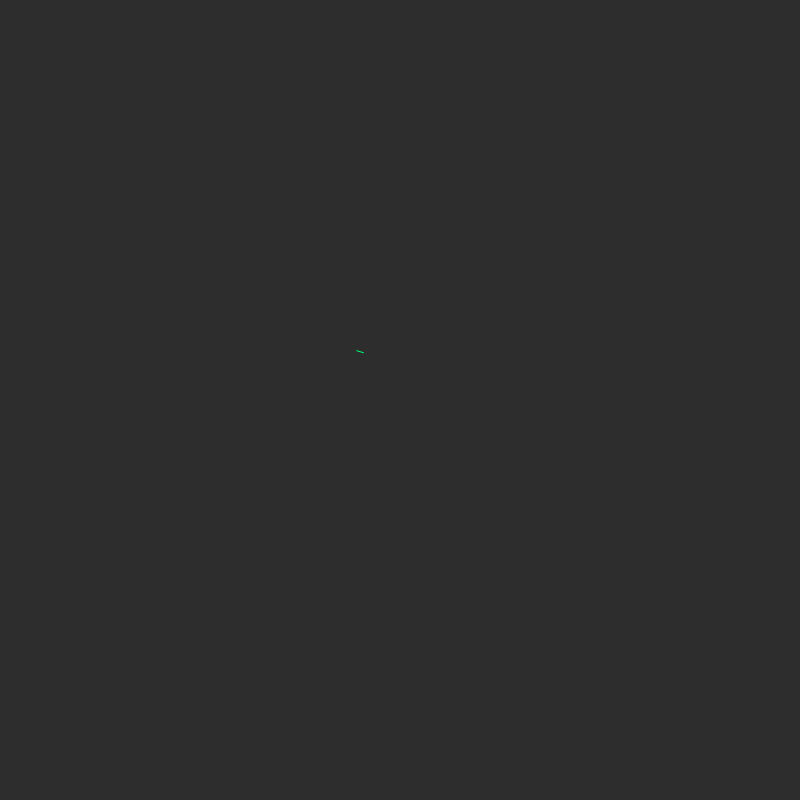
Frame 1 (no input)
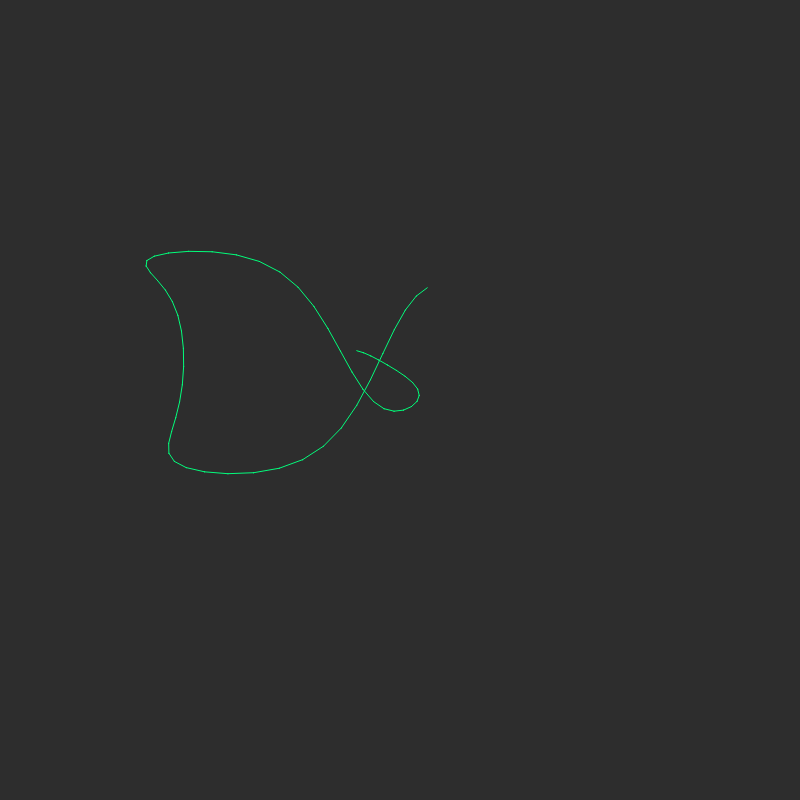
Frame 60 (no input)
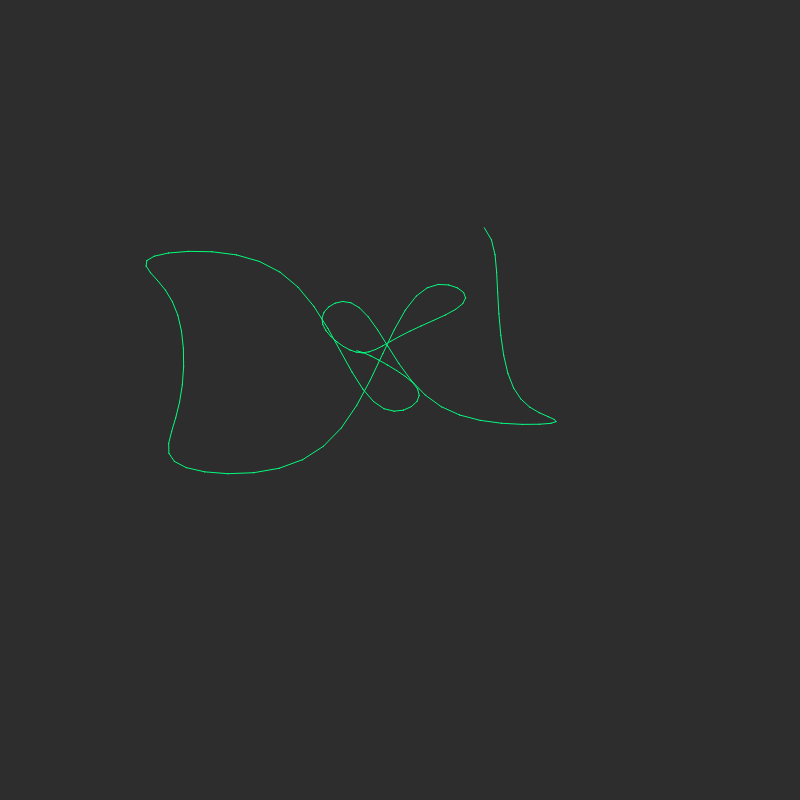
Frame 120 (the mouse pressed at the canvas centre since frame 60)

The p5.js sketch that drew these frames (run headless with seeded random() and noise() and a simulated clock; from frame 60 on, the mouse is pressed at the canvas centre):

// p5.js sketch
// ── sketch.js
var allWidth = 800;

var allHeight = 800;
var x, y;
var dt = 0.05;
var t = 0;
class ppint {
  constructor(x, y, r) {
    //坐标
    this.x = mouseX;
    this.y = mouseY;
    this.r = r;
  }

  show() {
    fill(167);
    noStroke();
    ellipse(this.x, this.y, this.r);
  }
}

function setup() {
  createCanvas(allWidth, allHeight);
  background(45);
  x = random(150, 350);
  y = random(150, 350);
}

function draw() {
  t += PI / 400;
  var l1 = getP2(t);
  var l2 = getP2(t + PI / 400);
  // t += 0.005;
  // l1 = getP2(t);
  // l2 = getP2(t + 0.005);
  // x += 1;
  // y = cos(x) + cos(PI * x) / (2 - PI);
  point(l1[0], l1[1]);
  stroke((10 * t) % 255, (255 - 10 * t) % 255, (120 + 10 * t) % 255);
  // strokeWeight(2);
  line(l1[0], l1[1], l2[0], l2[1]);
}

function getP1(t) {
  x =
    400 +
    (-((721 * sin(t)) / 4) +
      (196 / 3) * sin(2 * t) -
      (86 / 3) * sin(3 * t) -
      (131 / 2) * sin(4 * t) +
      (477 / 14) * sin(5 * t) +
      27 * sin(6 * t) -
      (29 / 2) * sin(7 * t) +
      (68 / 5) * sin(8 * t) +
      (1 / 10) * sin(9 * t) +
      (23 / 4) * sin(10 * t) -
      (19 / 2) * sin(12 * t) -
      (85 / 21) * sin(13 * t) +
      (2 / 3) * sin(14 * t) +
      (27 / 5) * sin(15 * t) +
      (7 / 4) * sin(16 * t) +
      (17 / 9) * sin(17 * t) -
      4 * sin(18 * t) -
      (1 / 2) * sin(19 * t) +
      (1 / 6) * sin(20 * t) +
      (6 / 7) * sin(21 * t) -
      (1 / 8) * sin(22 * t) +
      (1 / 3) * sin(23 * t) +
      (3 / 2) * sin(24 * t) +
      (13 / 5) * sin(25 * t) +
      sin(26 * t) -
      2 * sin(27 * t) +
      (3 / 5) * sin(28 * t) -
      (1 / 5) * sin(29 * t) +
      (1 / 5) * sin(30 * t) +
      (2337 * cos(t)) / 8 -
      (43 / 5) * cos(2 * t) +
      (322 / 5) * cos(3 * t) -
      (117 / 5) * cos(4 * t) -
      (26 / 5) * cos(5 * t) -
      (23 / 3) * cos(6 * t) +
      (143 / 4) * cos(7 * t) -
      (11 / 4) * cos(8 * t) -
      (31 / 3) * cos(9 * t) -
      (13 / 4) * cos(10 * t) -
      (9 / 2) * cos(11 * t) +
      (41 / 20) * cos(12 * t) +
      8 * cos(13 * t) +
      (2 / 3) * cos(14 * t) +
      6 * cos(15 * t) +
      (17 / 4) * cos(16 * t) -
      (3 / 2) * cos(17 * t) -
      (29 / 10) * cos(18 * t) +
      (11 / 6) * cos(19 * t) +
      (12 / 5) * cos(20 * t) +
      (3 / 2) * cos(21 * t) +
      (11 / 12) * cos(22 * t) -
      (4 / 5) * cos(23 * t) +
      cos(24 * t) +
      (17 / 8) * cos(25 * t) -
      (7 / 2) * cos(26 * t) -
      (5 / 6) * cos(27 * t) -
      (11 / 10) * cos(28 * t) +
      (1 / 2) * cos(29 * t) -
      (1 / 5) * cos(30 * t)) /
      5;
  y =
    400 -
    (-((637 * sin(t)) / 2) -
      (188 / 5) * sin(2 * t) -
      (11 / 7) * sin(3 * t) -
      (12 / 5) * sin(4 * t) +
      (11 / 3) * sin(5 * t) -
      (37 / 4) * sin(6 * t) +
      (8 / 3) * sin(7 * t) +
      (65 / 6) * sin(8 * t) -
      (32 / 5) * sin(9 * t) -
      (41 / 4) * sin(10 * t) -
      (38 / 3) * sin(11 * t) -
      (47 / 8) * sin(12 * t) +
      (5 / 4) * sin(13 * t) -
      (41 / 7) * sin(14 * t) -
      (7 / 3) * sin(15 * t) -
      (13 / 7) * sin(16 * t) +
      (17 / 4) * sin(17 * t) -
      (9 / 4) * sin(18 * t) +
      (8 / 9) * sin(19 * t) +
      (3 / 5) * sin(20 * t) -
      (2 / 5) * sin(21 * t) +
      (4 / 3) * sin(22 * t) +
      (1 / 3) * sin(23 * t) +
      (3 / 5) * sin(24 * t) -
      (3 / 5) * sin(25 * t) +
      (6 / 5) * sin(26 * t) -
      (1 / 5) * sin(27 * t) +
      (10 / 9) * sin(28 * t) +
      (1 / 3) * sin(29 * t) -
      (3 / 4) * sin(30 * t) -
      (125 * cos(t)) / 2 -
      (521 / 9) * cos(2 * t) -
      (359 / 3) * cos(3 * t) +
      (47 / 3) * cos(4 * t) -
      (33 / 2) * cos(5 * t) -
      (5 / 4) * cos(6 * t) +
      (31 / 8) * cos(7 * t) +
      (9 / 10) * cos(8 * t) -
      (119 / 4) * cos(9 * t) -
      (17 / 2) * cos(10 * t) +
      (22 / 3) * cos(11 * t) +
      (15 / 4) * cos(12 * t) -
      (5 / 2) * cos(13 * t) +
      (19 / 6) * cos(14 * t) +
      (7 / 4) * cos(15 * t) +
      (31 / 4) * cos(16 * t) -
      cos(17 * t) +
      (11 / 10) * cos(18 * t) -
      (2 / 3) * cos(19 * t) +
      (13 / 3) * cos(20 * t) -
      (5 / 4) * cos(21 * t) +
      (2 / 3) * cos(22 * t) +
      (1 / 4) * cos(23 * t) +
      (5 / 6) * cos(24 * t) +
      (3 / 4) * cos(26 * t) -
      (1 / 2) * cos(27 * t) -
      (1 / 10) * cos(28 * t) -
      (1 / 3) * cos(29 * t) -
      (1 / 19) * cos(30 * t)) /
      5;

  var loc = new Array(x, y);
  return loc;
}

function getP2(t) {
  var y = 350 + 200 * sin(5 * t) * cos(cos(11 * t)) * sin(sin(sin(21 * t)));
  var x = 350 + 300 * sin(5 * t) * sin(cos(11 * t)) * cos(sin(cos(21 * t)));
  var loc = new Array(x, y);
  return loc;
}
